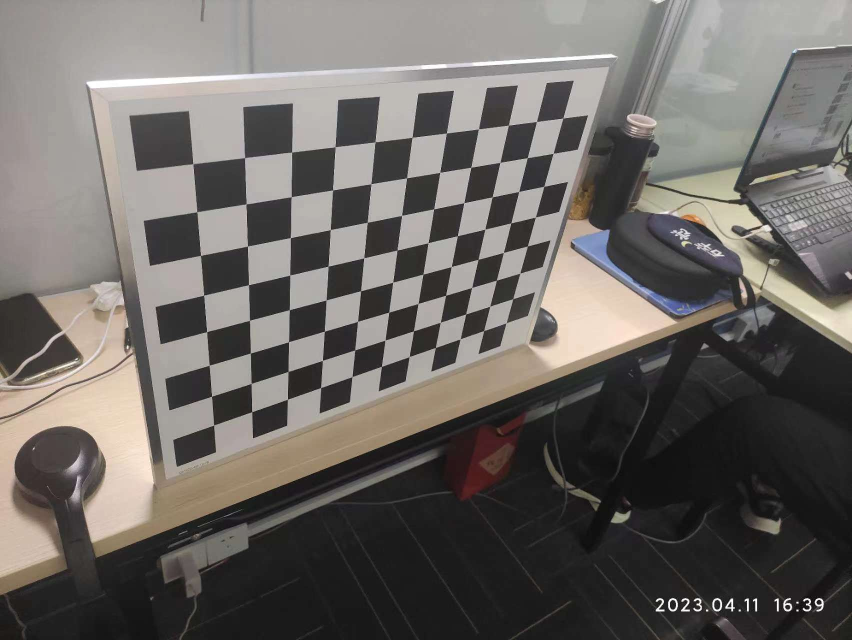
#> input picture temp/calibration/original image/IMG_0.jpg, 1704 x 1280 px, found by its file name (shown at 1/2 size); its folder holds only this picture in this run
$ python aaa.py
#> lines starting #> are read from the running program, lines starting #| are printed output that depends on the picture; after the words box and inside, x2 and y2 are one past the last pixel; in counts of white or black regions, pixels touching at a corner belong together; long printed decimals are rounded
# 导包
import os
import cv2
import numpy as np


# 图片在文件夹的位置
file_in = './calibration/original image/'   # 原始图片存放位置
file_mid = './calibration/resize image/'   # 更改大小图片存放位置
file_out = './calibration/final image/'   # 最后图片的保存位置


# 棋盘格模板规格,只算内角点个数,不算最外面的一圈点
w = 11
h = 8


def ResizeImage(filein, fileout, width, height):
    """_调整图片大小,防止图片过大引起崩溃_
    Args:
        filein (_string_): _输入图片的文件夹路径_
        fileout (_string_): _输出图片的文件夹路径_
        width (_int_): _输出图片宽度_
        height (_int_): _输出图片高度_
    """
#> called with filein = './calibration/original image/', fileout = './calibration/resize image/', width = 1008, height = 756
    allImages = os.listdir(filein)
    for fname in allImages:
        image = cv2.imread(file_in + fname)
#> image is the input picture: shape (1280, 1704, 3); mean B, G, R 100.3, 104, 108.1
        out = cv2.resize(image, (width, height))
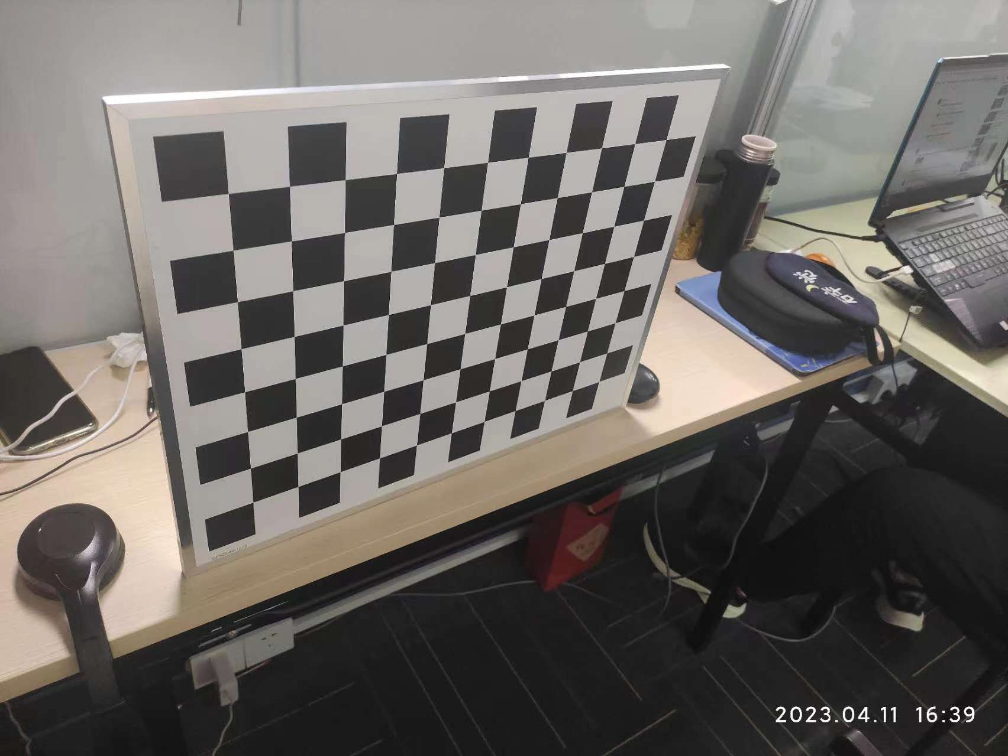
#> out: shape (756, 1008, 3); mean B, G, R 100.2, 103.9, 108.1
        cv2.imwrite(file_mid + fname, out)


# 更改图片尺寸
re_w = 1008
re_h = 756
ResizeImage(file_in, file_mid, re_w, re_h)


# 找棋盘格角点
# 世界坐标系中的棋盘格点,在张正友标定法中认为Z = 0
# mgrid创建了大小为8×5×2的三维矩阵,在reshape成二维以后赋给objp,objp最后为(0,0,0), (1,0,0), (2,0,0) ....,(8,5,0)
objp = np.zeros((w * h, 3), np.float32)   # 大小为wh×3的0矩阵
objp[:, :2] = np.mgrid[0:w, 0:h].T.reshape(-1, 2)   # 将世界坐标系建在标定板上，所有点的Z坐标全部为0，所以只需要赋值x和y
objpoints = []  # 储存在世界坐标系中的三维点
imgpoints = []  # 储存在图像平面的二维点

images = os.listdir(file_mid)   # 读入图像序列
i = 0

# 算法迭代的终止条件,第一项表示迭代次数达到最大次数时停止迭代,第二项表示角点位置变化的最小值已经达到最小时停止迭代
criteria = (cv2.TERM_CRITERIA_EPS + cv2.TERM_CRITERIA_MAX_ITER,
            30, 0.001)  # 设置寻找亚像素角点的参数,采用的停止准则是最大循环次数30和最大误差容限0.001
for fname in images:
    image = cv2.imread(file_mid + '/' + fname)
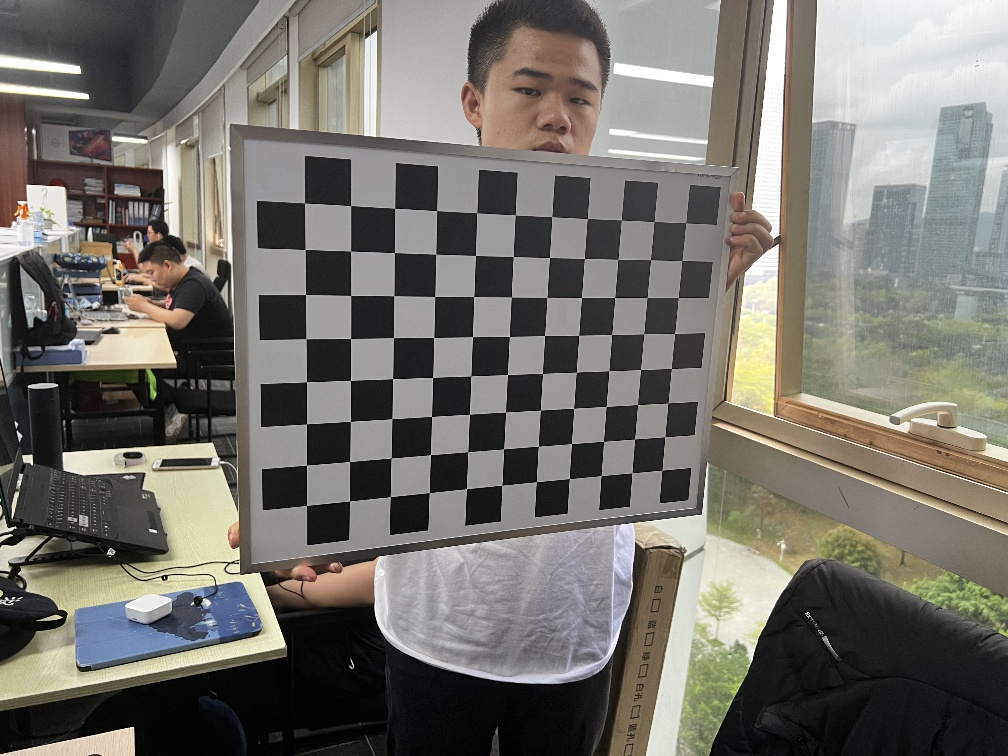
#> input picture calibration/resize image/IMG_2578.jpg, 1008 x 756 px
#> image is the input picture: shape (756, 1008, 3); mean B, G, R 107.9, 113.9, 116.4
    gray = cv2.cvtColor(image, cv2.COLOR_BGR2GRAY)   # RGB转灰度
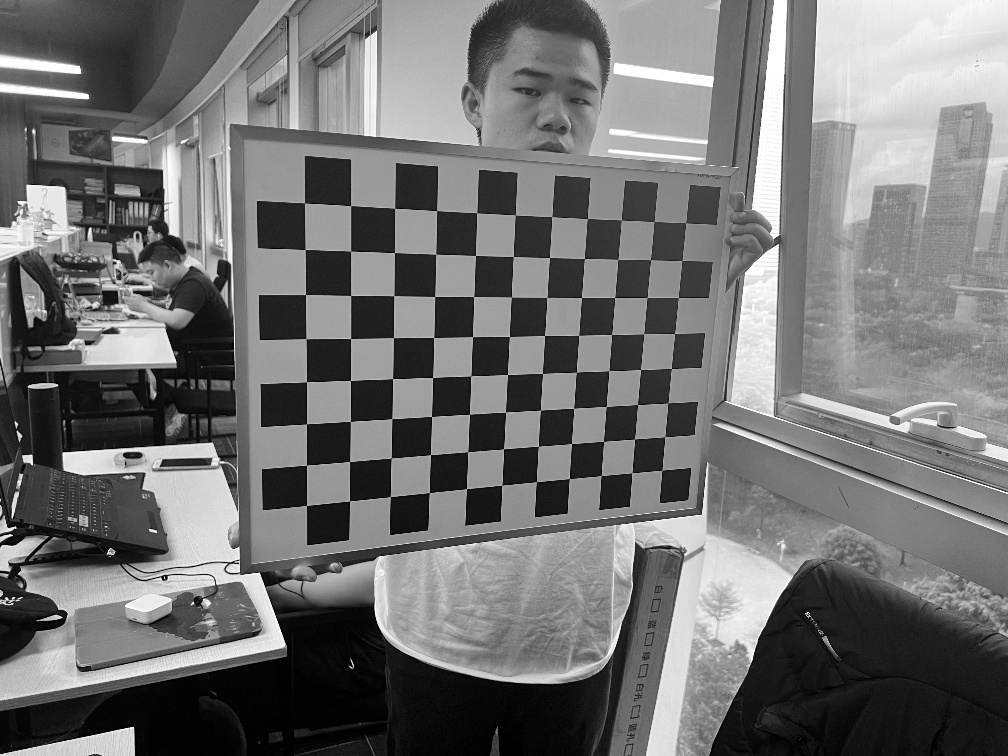
#> gray: shape (756, 1008); min 0, max 255, mean 113.9
    # 找到棋盘格角点,存放角点于corners,如果找到足够点对,将其存储起来,ret为非零值
    ret, corners = cv2.findChessboardCorners(gray, (w, h), None)
#> ret = True; corners = 88 rows, first 8: [661.7, 470.4], [631.8, 472.6], [601.2, 475.3], [569.5, 478.5], [536.4, 481.6], [501.7, 485.5], [466.5, 488.5], [429.3, 492.5]
    # 检测到角点后,进行亚像素级别角点检测,更新角点
    if ret == True:
        i += 1
        # 输入图像gray;角点初始坐标corners;搜索窗口为2*winsize+1;表示窗口的最小(-1.-1)表示忽略;求角点的迭代终止条件
        cv2.cornerSubPix(gray, corners, (11, 11), (-1, -1), criteria)
        objpoints.append(objp)   # 空间坐标
        imgpoints.append(corners)  # 角点坐标即图像坐标
        # 角点显示
        cv2.drawChessboardCorners(image, (w, h), corners, ret)
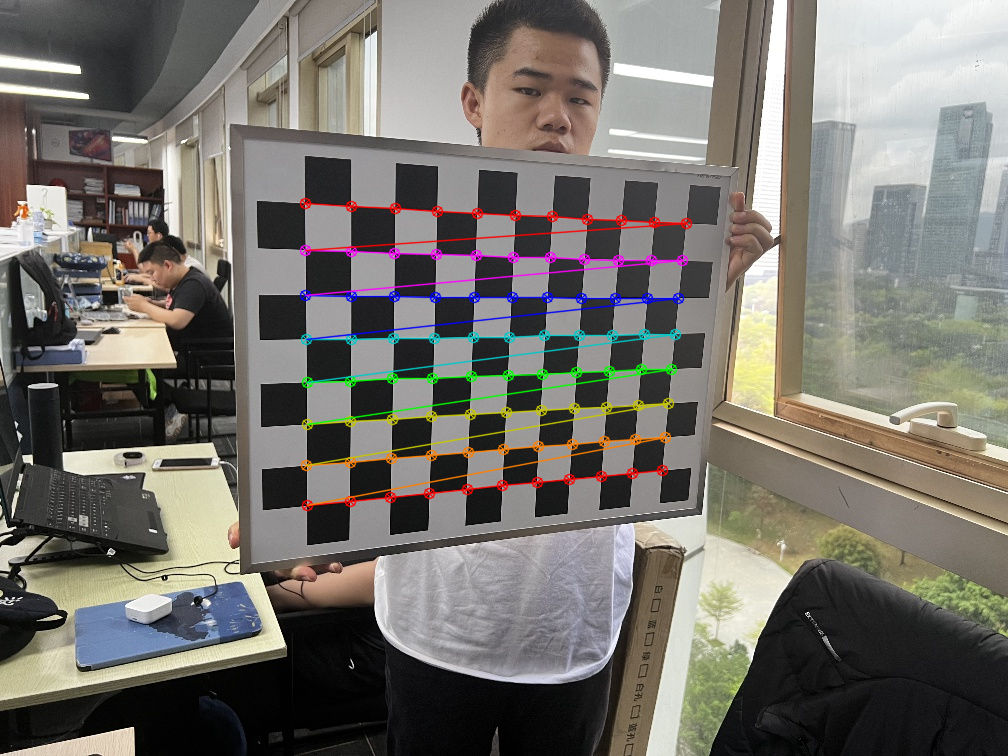
#> image: shape (756, 1008, 3); 3.04% of pixels changed, all inside (x1, y1, x2, y2) = (299, 197, 693, 512)
        # cv2.imshow('findCorners', image)
        cv2.imwrite(file_out + '/print_corners' + str(i) + '.jpg', image)
        cv2.waitKey(10)
cv2.destroyAllWindows()


"""
求解参数
输入:世界坐标系里的位置;像素坐标;图像的像素尺寸大小;
输出:
    ret: 重投影误差;
    mtx:内参矩阵;
    dist:畸变系数;
    rvecs:旋转向量 (外参数);
    tvecs:平移向量 (外参数);
"""
ret, mtx, dist, rvecs, tvecs = cv2.calibrateCamera(
    objpoints, imgpoints, gray.shape[::-1], None, None)
#> ret = 0.245; mtx = [[814.9, 0, 529.3], [0, 809.7, 393.8], [0, 0, 1]]; dist = [[0.266, -1.19, 0.00145, 0.00279, 1.81]]; rvecs = ([0.673, 0.353, -3.04],); tvecs = ([3.82, 2.21, 23.68],)

"""
优化内参数和畸变系数
使用相机内参mtx和畸变系数dist,并使用cv2.getOptimalNewCameraMatrix()去除畸变矫正后图像四周黑色的区域
通过设定自由自由比例因子alpha:
    当alpha设为0的时候,将会返回一个剪裁过的将去畸变后不想要的像素去掉的内参数和畸变系数;
    当alpha设为1的时候,将会返回一系个包含额外黑色像素点的内参数和畸变数,并返回一个ROI用于将其剪裁掉。
"""
newcameramtx, roi = cv2.getOptimalNewCameraMatrix(
    mtx, dist, (re_w, re_h), 0, (re_w, re_h))
#> newcameramtx = [[883, 0, 523.6], [0, 882.4, 391.6], [0, 0, 1]]; roi = (0, 0, 1007, 755)
print("ret(重投影误差):", ret,
        "mtx(内参矩阵):\n", mtx,
        "dist(畸变参数):\n", dist,  # 5个畸变参数,(k_1,k_2,p_1,p_2,k_3)
        "rvecs(旋转向量):\n", rvecs,
        "tvecs(平移向量):\n", tvecs
        )
#| ret(重投影误差): 0.2449 mtx(内参矩阵):
#|  [[814.862   0.         529.280]
#|  [  0.         809.674 393.833]
#|  [  0.           0.           1.        ]] dist(畸变参数):
#|  [[ 2.66116646e-01 -1.19014921e+00  1.45022742e-03  2.79439320e-03
#|    1.80629365e+00]] rvecs(旋转向量):
#|  (array([[ 0.6729],
#|        [ 0.3531],
#|        [-3.043]]),) tvecs(平移向量):
#|  (array([[ 3.820],
#|        [ 2.210],
#|        [23.679]]),)

# 保存相机参数(内参矩阵、畸变参数、旋转向量、平移向量)
np.savez('./calibration/result/Camera parameters.npz', mtx=mtx, dist=dist,
         rvecs=rvecs, tvecs=tvecs)  # 分别使用mtx,dist,rvecs,tvecs命名数组


# 矫正畸变
image2 = cv2.imread(file_mid + '/IMG_2578.jpg')
dst = cv2.undistort(image2, mtx, dist, None, newcameramtx)
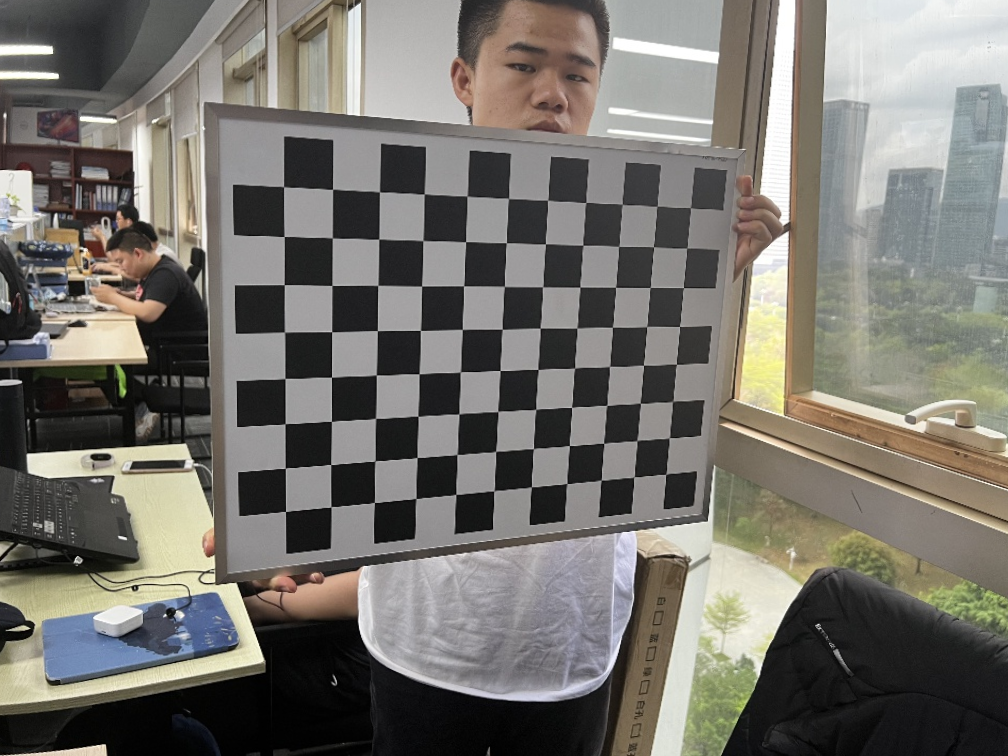
#> dst: shape (756, 1008, 3); mean B, G, R 109, 115.1, 117.9
cv2.imwrite(file_out + '/calibresult.jpg', dst)
print("newcameramtx(优化后相机内参):\n", newcameramtx)
#| newcameramtx(优化后相机内参):
#|  [[883.024   0.         523.639]
#|  [  0.         882.416 391.566]
#|  [  0.           0.           1.        ]]

# 反投影误差total_error,越接近0,说明结果越理想。
total_error = 0
for i in range(len(objpoints)):
    imgpoints2, _ = cv2.projectPoints(
        objpoints[i], rvecs[i], tvecs[i], mtx, dist)   # 计算三维点到二维图像的投影
    error = cv2.norm(imgpoints[i], imgpoints2, cv2.NORM_L2) / \
        len(imgpoints2)   # 反投影得到的点与图像上检测到的点的误差
    total_error += error
#> this loop made 1 pass
#> (error, total_error) on pass 1: (0.0261, 0.0261)
#> after the loop, total_error = 0.0261
print(("total error: "), total_error / len(objpoints))   # 记平均
#| total error:  0.0261
